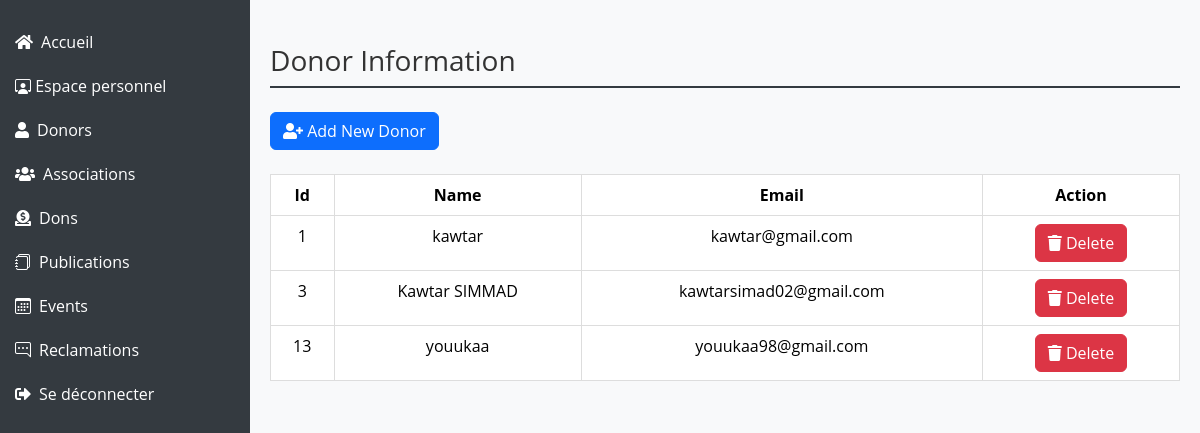
/users/donors/ (signed in), run on the app's committed database.
### users/models.py (models this page shows, shortened)
class Donor(models.Model):
    user = models.OneToOneField(User, on_delete=models.CASCADE, blank=True, null=True, related_name='dashboard_donor')
    phone_number = models.CharField(max_length=20, null=True, blank=True)
    image = models.ImageField(upload_to='donor/profile', default='Default/user.png')
    objects = models.Manager()

class User(AbstractUser):
    is_association= models.BooleanField(default=False)
    is_donor = models.BooleanField(default=False)
    is_admin = models.BooleanField(default=False)
    groups = models.ManyToManyField(Group, related_name='user_groups')
    user_permissions = models.ManyToManyField(Permission, related_name='user_permissions')
    email_confirmed = models.BooleanField(default=False)
    confirmation_token = models.CharField(max_length=100, blank=True, null=True)

### users/views.py (the view)
# urls.py: path('donors/',views.donors,name='donors'),
def donors(request):
    user = request.user
    admin = Admin.objects.filter(user=user).first()
    donors=Donor.objects.all()
    context ={
        'admin': admin,
        'donors': donors,
    }
    return render (request,'users/donors.html',context)

### templates/users/donors.html (shortened to what this page needs)
{% load static %}
<!DOCTYPE html>
<html lang="en">
<head>
    <link href="https://cdn.jsdelivr.net/npm/bootstrap@5.3.2/dist/css/bootstrap.min.css" rel="stylesheet">
    <link href="https://cdnjs.cloudflare.com/ajax/libs/font-awesome/5.15.4/css/all.min.css" rel="stylesheet">
    <link href="https://cdn.jsdelivr.net/npm/bootstrap-icons/font/bootstrap-icons.css" rel="stylesheet">
</head>
<body>
<div class="sidebar">
    <ul class="nav flex-column">
        <li class="nav-item">
            <a class="nav-link text-white" href="/"><i class="fas fa-home me-2"></i>Accueil</a>
        </li>
        <li class="nav-item">
            <a class="nav-link text-white" href="{% url 'dashboardAdmin' %}"><i class="bi bi-person-workspace"></i></i> Espace personnel</a>
        </li>
        <li class="nav-item">
            <a class="nav-link text-white" href="{% url 'donors' %}"><i class="fas fa-user me-2"></i>Donors</a>
        </li>
        <li class="nav-item">
            <a class="nav-link text-white" href="{% url 'associations' %}"><i class="fas fa-users me-2"></i>Associations</a>
        </li>
        <li class="nav-item">
            <a class="nav-link text-white" href="{% url 'dons' %}"><i class="fas fa-donate me-2"></i>Dons</a>
        </li>
        <li class="nav-item">
            <a class="nav-link text-white" href="{% url 'publications' %}"><i class="bi bi-journals me-2"></i>Publications</a>
        </li>
        <li class="nav-item"><a class="nav-link" href="{% url 'events'%}">
            <i class="bi bi-calendar3 me-2"></i>Events
        </a></li>
        <li class="nav-item">
            <a class="nav-link text-white" href="{% url 'reclamations' %}"><i class="bi bi-chat-right-dots me-2"></i>Reclamations</a>
        </li>
        <li class="nav-item">
            <a class="nav-link text-white" href="{% url 'logout' %}"><i class="fas fa-sign-out-alt me-2"></i>Se déconnecter</a>
        </li>
    </ul>
</div>
<div class="main-content">
    <h1 class="mt-4">Donor Information</h1>
    <div class="mt-4 mb-4">
        <a href="{% url 'add_donor' %}" class="btn btn-primary"><i class="fas fa-user-plus"></i> Add New Donor</a>
    </div>
    <div class="table-responsive mt-4">
        <table class="table table-bordered table-hover">
            <thead class="thead-dark">
                <tr>
                    <th>Id</th>
                    <th>Name</th>
                    <th>Email</th>
                    <th>Action</th>
                </tr>
            </thead>
            <tbody>
                {% for donor in donors %}
                <tr>
                    <td>{{ donor.id }}</td>
                    <td>{{ donor.user.first_name }}</td>
                    <td>{{ donor.user.email }}</td>
                    <td style="text-align: center">
                        <a class="btn btn-danger" onclick="confirmDelete({{ donor.id }})"><i class="fas fa-trash"></i> Delete</a>
                    </td>
                </tr>
                {% endfor %}
            </tbody>
        </table>
    </div>
</div>
</body>
</html>

### templates/users/donors.html (style rules this page uses)
body { font-family: 'Open Sans', sans-serif; background-color: #f8f9fa; color: #333; margin: 0; padding: 0; }
.sidebar { position: fixed; top: 0; left: 0; height: 100%; width: 250px; padding-top: 20px; background-color: #343a40; color: #fff; }
.sidebar a { padding: 10px 15px; text-decoration: none; font-size: 16px; color: #fff; display: block; }
.main-content { margin-left: 250px; padding: 20px; }
.table { width: 100%; border-collapse: collapse; }
.table th, .table td { padding: 8px; text-align: center; border: 1px solid #ddd; }
.thead-dark { background-color: #343a40; color: #fff; }
h1 { font-size: 28px; margin-bottom: 20px; padding-bottom: 8px; border-bottom: 2px solid #343a40; }

### data on the page
Donor: id "1", user.first_name "kawtar", user.email "kawtar@gmail.com"
Donor: id "3", user.first_name "Kawtar SIMMAD", user.email "kawtarsimad02@gmail.com"
Donor: id "13", user.first_name "youukaa", user.email "youukaa98@gmail.com"
